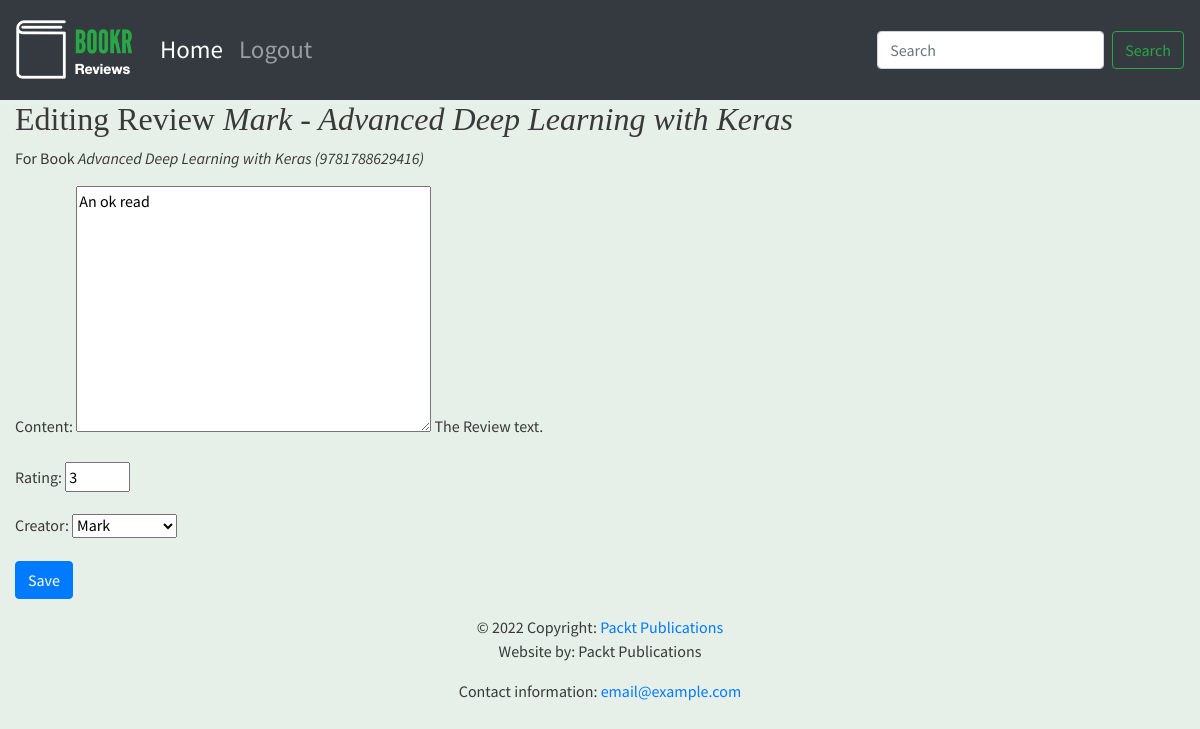
Page /books/1/reviews/2/ on the committed database.
### reviews/models.py (models this page shows)
class Review(models.Model):
    content = models.TextField(help_text="The Review text.")
    rating = models.IntegerField(help_text="The rating that the reviewer has given.")
    date_created = models.DateTimeField(
        auto_now_add=True, help_text="The date and time the review was created."
    )
    date_edited = models.DateTimeField(
        null=True, help_text="The date and time the review was last edited."
    )
    creator = models.ForeignKey(auth.get_user_model(), on_delete=models.CASCADE)
    book = models.ForeignKey(
        Book, on_delete=models.CASCADE, help_text="The Book that this review is for."
    )
    def __str__(self):
        return "{} - {}".format(self.creator.username, self.book.title)

class Book(models.Model):
    title = models.CharField(max_length=70, help_text="The title of the book.")
    publication_date = models.DateField(verbose_name="Date the book was published.")
    isbn = models.CharField(max_length=20, verbose_name="ISBN number of the book.")
    publisher = models.ForeignKey(Publisher, on_delete=models.CASCADE)
    contributors = models.ManyToManyField("Contributor", through="BookContributor")
    cover = models.ImageField(null=True, blank=True, upload_to="book_covers/")
    sample = models.FileField(null=True, blank=True, upload_to="book_samples/")
    def __str__(self):
        return f"{self.title} ({self.isbn})"

### reviews/views.py (the view)
def review_edit(request, book_pk, review_pk=None):
    book = get_object_or_404(Book, pk=book_pk)
    if review_pk is not None:
        review = get_object_or_404(Review, book_id=book_pk, pk=review_pk)
    else:
        review = None
    if request.method == "POST":
        form = ReviewForm(request.POST, instance=review)
        if form.is_valid():
            updated_review = form.save(False)
            updated_review.book = book
            if review is None:
                messages.success(request, 'Review for "{}" created.'.format(book))
            else:
                updated_review.date_edited = timezone.now()
                messages.success(request, 'Review for "{}" updated.'.format(book))
            updated_review.save()
            return redirect("book_detail", book.pk)
    else:
        form = ReviewForm(instance=review)
    return render(
        request,
        "reviews/instance-form.html",
        {
            "form": form,
            "instance": review,
            "model_type": "Review",
            "related_instance": book,
            "related_model_type": "Book",
        },
    )

### reviews/forms.py
class ReviewForm(forms.ModelForm):
    class Meta:
        model = Review
        exclude = ["date_edited", "book"]
    rating = forms.IntegerField(min_value=0, max_value=5)

### reviews/templates/reviews/instance-form.html (shortened to what this page needs)
{% extends 'reviews/base.html' %}
{% block content %}
<h2>
    {% if instance %}
    Editing {{ model_type }} <em>{{ instance }}</em>
    {% else %}
    New {{ model_type }}
    {% endif %}
</h2>
{% if related_instance and related_model_type %}
<p>For {{ related_model_type }} <em>{{ related_instance }}</em></p>
{% endif %}
<form method="post" {% if is_file_upload %}enctype="multipart/form-data" {% endif %}>
    {{ form.as_p }}
    <button type="submit" class="btn btn-primary">
        {% if instance %}Save{% else %}Create{% endif %}
    </button>
</form>
{% endblock %}

### static/main.css (style rules this page uses)
body { font-family: 'Source Sans Pro', sans-serif; background-color: #e6efe8; color: #393939; }
h1, h2, h3, h4, h5, h6 { font-family: 'Libre Baskerville', serif; }

### rows in the picture
Review: creator+book "Mark - Advanced Deep Learning with Keras", content "An ok read", rating "3", creator "Mark"
Book: title+isbn "Advanced Deep Learning with Keras (9781788629416)"

### other values in the picture
{{ model_type }} "Review"
{{ related_model_type }} "Book"
